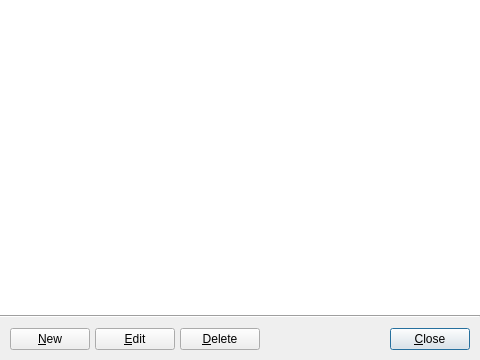
<?xml version="1.0" encoding="UTF-8"?>
<ui version="4.0">
 <class>DialogIncomeCategories</class>
 <widget class="QDialog" name="DialogIncomeCategories">
  <property name="geometry">
   <rect>
    <x>0</x>
    <y>0</y>
    <width>480</width>
    <height>360</height>
   </rect>
  </property>
  <property name="minimumSize">
   <size>
    <width>480</width>
    <height>360</height>
   </size>
  </property>
  <property name="windowTitle">
   <string>Manage Income Categories</string>
  </property>
  <layout class="QVBoxLayout" name="verticalLayout">
   <property name="spacing">
    <number>0</number>
   </property>
   <property name="leftMargin">
    <number>0</number>
   </property>
   <property name="topMargin">
    <number>0</number>
   </property>
   <property name="rightMargin">
    <number>0</number>
   </property>
   <property name="bottomMargin">
    <number>0</number>
   </property>
   <item>
    <widget class="QTableView" name="tableView">
     <property name="frameShape">
      <enum>QFrame::NoFrame</enum>
     </property>
     <property name="editTriggers">
      <set>QAbstractItemView::NoEditTriggers</set>
     </property>
     <property name="tabKeyNavigation">
      <bool>false</bool>
     </property>
     <property name="alternatingRowColors">
      <bool>true</bool>
     </property>
     <property name="selectionMode">
      <enum>QAbstractItemView::SingleSelection</enum>
     </property>
     <property name="selectionBehavior">
      <enum>QAbstractItemView::SelectRows</enum>
     </property>
     <property name="sortingEnabled">
      <bool>true</bool>
     </property>
     <attribute name="verticalHeaderVisible">
      <bool>false</bool>
     </attribute>
    </widget>
   </item>
   <item>
    <widget class="Line" name="line">
     <property name="orientation">
      <enum>Qt::Horizontal</enum>
     </property>
    </widget>
   </item>
   <item>
    <layout class="QHBoxLayout" name="horizontalLayout">
     <property name="spacing">
      <number>5</number>
     </property>
     <property name="leftMargin">
      <number>10</number>
     </property>
     <property name="topMargin">
      <number>10</number>
     </property>
     <property name="rightMargin">
      <number>10</number>
     </property>
     <property name="bottomMargin">
      <number>10</number>
     </property>
     <item>
      <widget class="QPushButton" name="btnNew">
       <property name="text">
        <string>&amp;New</string>
       </property>
       <property name="icon">
        <iconset theme="gtk-new">
         <normaloff>../../../HomeBalance.v1</normaloff>../../../HomeBalance.v1</iconset>
       </property>
      </widget>
     </item>
     <item>
      <widget class="QPushButton" name="btnEdit">
       <property name="text">
        <string>&amp;Edit</string>
       </property>
       <property name="icon">
        <iconset theme="gtk-edit">
         <normaloff>../../../HomeBalance.v1</normaloff>../../../HomeBalance.v1</iconset>
       </property>
      </widget>
     </item>
     <item>
      <widget class="QPushButton" name="btnDelete">
       <property name="text">
        <string>&amp;Delete</string>
       </property>
       <property name="icon">
        <iconset theme="gtk-delete">
         <normaloff>../../../HomeBalance.v1</normaloff>../../../HomeBalance.v1</iconset>
       </property>
      </widget>
     </item>
     <item>
      <spacer name="horizontalSpacer">
       <property name="orientation">
        <enum>Qt::Horizontal</enum>
       </property>
       <property name="sizeHint" stdset="0">
        <size>
         <width>40</width>
         <height>20</height>
        </size>
       </property>
      </spacer>
     </item>
     <item>
      <widget class="QPushButton" name="btnClose">
       <property name="text">
        <string>&amp;Close</string>
       </property>
       <property name="icon">
        <iconset theme="gtk-close">
         <normaloff>../../../HomeBalance.v1</normaloff>../../../HomeBalance.v1</iconset>
       </property>
       <property name="default">
        <bool>true</bool>
       </property>
      </widget>
     </item>
    </layout>
   </item>
  </layout>
 </widget>
 <resources/>
 <connections>
  <connection>
   <sender>btnClose</sender>
   <signal>clicked()</signal>
   <receiver>DialogIncomeCategories</receiver>
   <slot>accept()</slot>
   <hints>
    <hint type="sourcelabel">
     <x>427</x>
     <y>335</y>
    </hint>
    <hint type="destinationlabel">
     <x>239</x>
     <y>179</y>
    </hint>
   </hints>
  </connection>
 </connections>
</ui>
